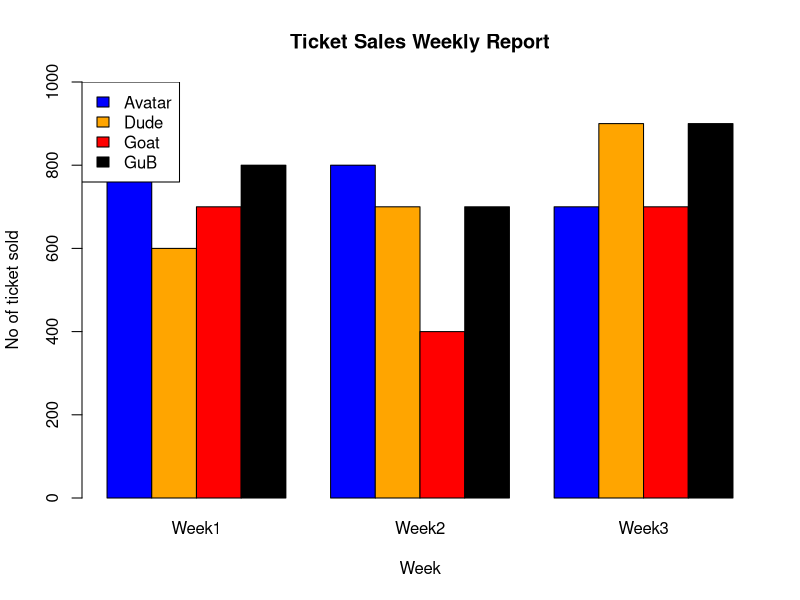

Reproduce this figure in R.
week<-c("Week1","Week2","Week3")

collection<-data.frame(
  Avatar=c(900,800,700),
  Dude=c(600,700,900),
  Goat=c(700,400,700),
  GuB=c(800,700,900)
)

rownames(collection)<-week

collection_t<-t(as.matrix(collection))

barplot(
  collection_t,
  beside=TRUE,
  col=c("blue","orange","red","black"),
  main="Ticket Sales Weekly Report",
  xlab="Week",
  ylab="No of ticket sold",
  ylim=c(0,1000)
)
legend("topleft",
       legend=colnames(collection),
       fill=c("blue","orange","red","black"),
       bty="b"
)
